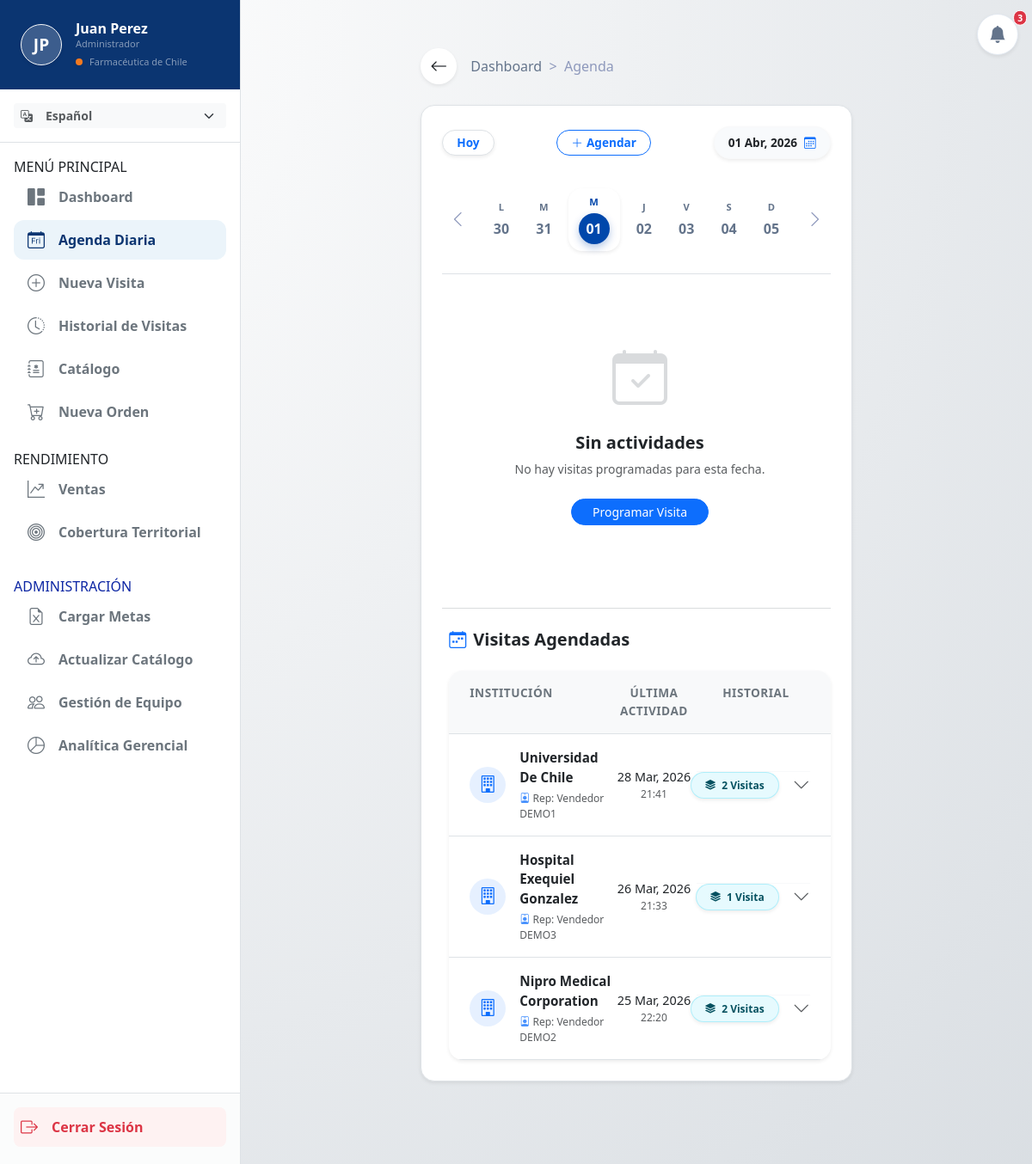
The page /visitas/mi-agenda/ (signed in) on the database as committed earlier.
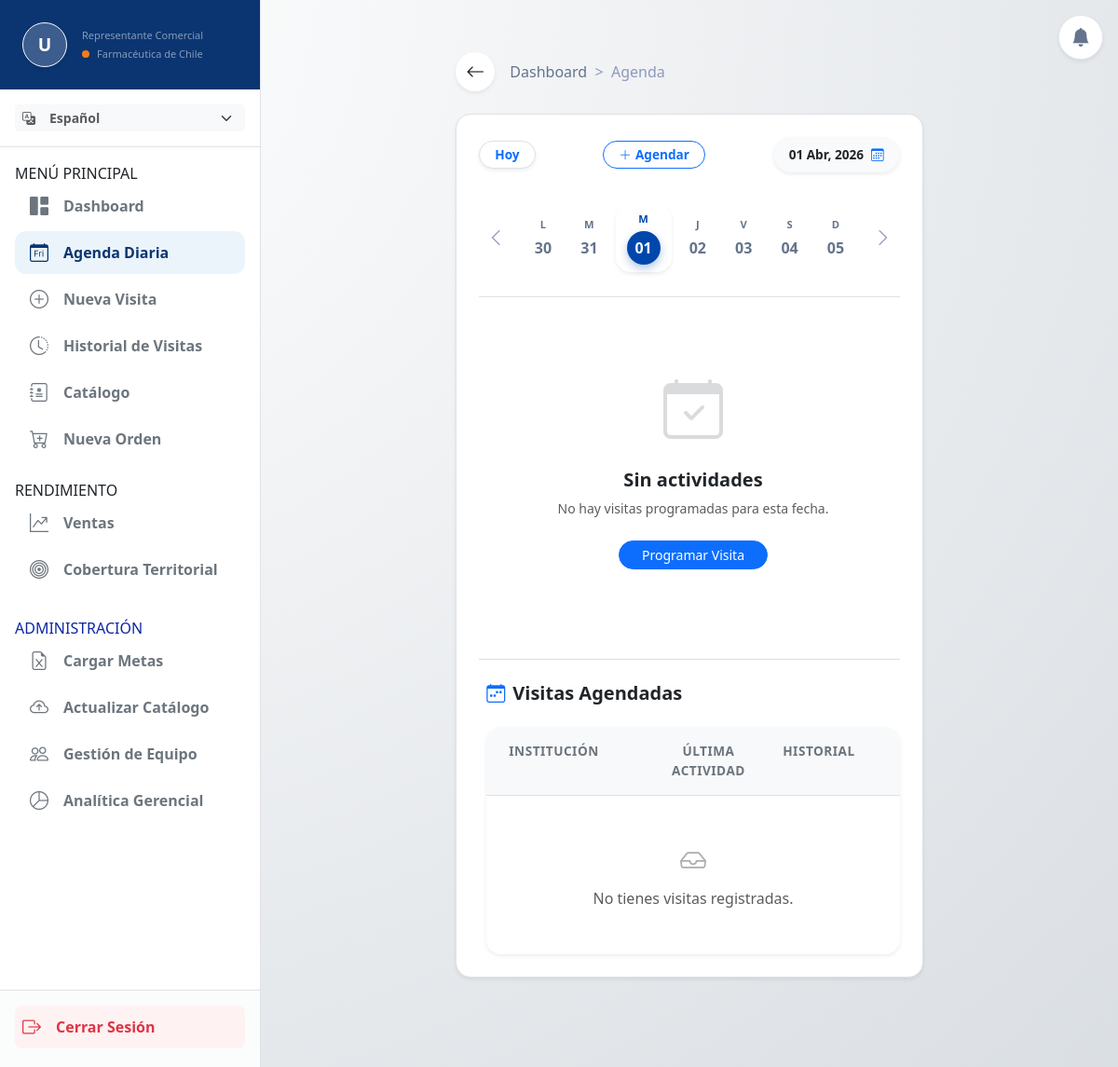
The same page on the database as committed later.
### apps/usuarios/models.py (models this page shows, shortened)
class UsuarioPersonalizado(AbstractUser):
    rol = models.CharField(max_length=50, default='Representante Comercial')
    empresa = models.CharField(max_length=100, default='Farmacéutica de Chile')
    foto_perfil = models.ImageField(upload_to='perfiles/', null=True, blank=True)
    jefe = models.ForeignKey(
        'self',
        on_delete=models.SET_NULL,
        null=True,
        blank=True,
        related_name='equipo',
        help_text="Selecciona al Gerente o Jefe directo de este vendedor."
    )
    @property
    def es_gerente(self):
        roles_jefatura = ['Administrador', 'Gerente', 'Jefe de Ventas']
        return any(palabra in self.rol for palabra in roles_jefatura) or self.is_staff or self.is_superuser

### apps/clientes/models.py (models this page shows, shortened)
class Institucion(models.Model):
    TIPO_OPCIONES = (
        ('Hospital', 'Hospital'),
        ('Clinica', 'Clínica'),
        ('Farmacia', 'Farmacia'),
        ('Centro Medico', 'Centro Médico'),
        ('Otro', 'Otro'),
    )
    nombre = models.CharField(max_length=200)
    razon_social = models.CharField(max_length=255, blank=True, null=True)
    rut = models.CharField(max_length=20, blank=True, null=True)
    comuna = models.CharField(max_length=100, blank=True, null=True)
    direccion = models.CharField(max_length=255, blank=True, null=True)
    tipo = models.CharField(max_length=50, choices=TIPO_OPCIONES, default='Hospital')
    representante = models.ForeignKey(
        settings.AUTH_USER_MODEL,
        on_delete=models.SET_NULL,
        null=True,
        blank=True,
        related_name='instituciones_asignadas'
    )

### apps/visitas/models.py (models this page shows, shortened)
class Visita(models.Model):
    ESTADOS = (
        ('Pendiente', 'Pendiente'),
        ('Realizada', 'Realizada'),
        ('Cancelada', 'Cancelada'),
    )
    representante = models.ForeignKey(settings.AUTH_USER_MODEL, on_delete=models.CASCADE, related_name='visitas')
    institucion = models.ForeignKey(Institucion, on_delete=models.CASCADE, related_name='visitas_programadas')
    contacto = models.ForeignKey(Contacto, on_delete=models.SET_NULL, null=True, blank=True, related_name='visitas')
    razon_social = models.CharField(max_length=255, blank=True, null=True)
    fecha_hora = models.DateTimeField(verbose_name="Fecha y Hora de la visita")
    productos = models.ManyToManyField(Producto, blank=True, related_name='visitas')
    estado = models.CharField(max_length=20, choices=ESTADOS, default='Pendiente')
    notas = models.TextField(blank=True, null=True)
    tipo_gestion = models.CharField(max_length=50, blank=True, null=True, verbose_name="Tipo de Gestión")

class RegistroVisita(models.Model):
    representante = models.ForeignKey(settings.AUTH_USER_MODEL, on_delete=models.CASCADE, related_name='registros_visitas')
    institucion = models.ForeignKey(Institucion, on_delete=models.CASCADE, related_name='registros_visitas')
    contacto = models.ForeignKey(Contacto, on_delete=models.SET_NULL, null=True, blank=True, related_name='registros_visitas')
    fecha_hora = models.DateTimeField(auto_now_add=True, verbose_name="Fecha y Hora Realizada")
    productos = models.ManyToManyField(Producto, blank=True, related_name='registros_visitas')
    notas = models.TextField(blank=True, null=True)
    tipo_gestion = models.CharField(max_length=50, blank=True, null=True, verbose_name="Tipo de Gestión")
    latitud = models.CharField(max_length=50, null=True, blank=True)
    longitud = models.CharField(max_length=50, null=True, blank=True)
    class Meta:
        verbose_name = "Registro de Visita"
        verbose_name_plural = "Registros de Visitas"

### apps/visitas/views.py (the view)
# urls.py: path('mi-agenda/', views.mi_agenda_view, name='mi_agenda'),
@login_required(login_url='usuarios:login')
def mi_agenda_view(request):
    fecha_str = request.GET.get('fecha')
    if fecha_str:
        try:
            fecha_seleccionada = datetime.strptime(fecha_str, '%Y-%m-%d').date()
        except ValueError:
            fecha_seleccionada = timezone.now().date()
    else:
        fecha_seleccionada = timezone.now().date()
    lunes = fecha_seleccionada - timedelta(days=fecha_seleccionada.weekday())
    dias_semana = [lunes + timedelta(days=i) for i in range(7)]
    semana_anterior = fecha_seleccionada - timedelta(days=7)
    semana_siguiente = fecha_seleccionada + timedelta(days=7)
    if request.user.is_superuser:
        vendedores_permitidos = Usuario.objects.all()
    elif getattr(request.user, 'es_gerente', False) or request.user.groups.filter(name='Gerente').exists():
        vendedores_permitidos = Usuario.objects.filter(Q(id=request.user.id) | Q(jefe=request.user))
    else:
        vendedores_permitidos = Usuario.objects.filter(id=request.user.id)
    visitas_agendadas = Visita.objects.filter(
        representante__in=vendedores_permitidos,
        fecha_hora__date=fecha_seleccionada
    )
    visitas_espontaneas = RegistroVisita.objects.filter(
        representante__in=vendedores_permitidos,
        fecha_hora__date=fecha_seleccionada
    )
    for visita in visitas_espontaneas:
        visita.estado = 'Realizada'
    visitas_dia = sorted(
        chain(visitas_agendadas, visitas_espontaneas),
        key=attrgetter('fecha_hora')
    )
    lista_agendadas = Visita.objects.filter(
        representante__in=vendedores_permitidos
    ).exclude(estado='Cancelada')
    lista_espontaneas = RegistroVisita.objects.filter(
        representante__in=vendedores_permitidos
    )
    for v in lista_espontaneas:
        v.estado = 'Realizada'
    todas_las_visitas = sorted(
        chain(lista_agendadas, lista_espontaneas),
        key=attrgetter('fecha_hora'),
        reverse=True
    )[:20] # Traemos los últimos 20 movimientos para agrupar
    visitas_agrupadas = {}
    for visita in todas_las_visitas:
        inst_id = visita.institucion.id
        if inst_id not in visitas_agrupadas:
            visitas_agrupadas[inst_id] = {
                'institucion': visita.institucion,
                'visitas': [], # Aquí guardaremos la lista del historial
                'conteo': 0,
                'ultima_fecha': visita.fecha_hora # Para mostrar cuándo fue la última
            }
        visitas_agrupadas[inst_id]['visitas'].append(visita)
        visitas_agrupadas[inst_id]['conteo'] += 1
    proximas_visitas = list(visitas_agrupadas.values())
    contexto = {
        'fecha_actual': fecha_seleccionada,
        'visitas': visitas_dia,
        'proximas_visitas': proximas_visitas,
        'dias_semana': dias_semana,
        'semana_anterior': semana_anterior,
        'semana_siguiente': semana_siguiente,
    }
    return render(request, 'visitas/agenda.html', contexto)

### apps/visitas/templates/visitas/agenda.html (shortened to what the changed rows need)
{% extends 'base.html' %}
{% load static %}
{% load i18n %}
{% block extra_css %}
<link rel="stylesheet" href="{% static 'css/agenda.css' %}">
{% endblock %}
{% block content %}
<div class="container-fluid px-2 px-md-4 overflow-hidden">
    <div class="row justify-content-center m-0">
        <div class="col-12 col-md-10 col-lg-8 px-0 px-md-2">
            <div class="bg-white p-3 p-md-4 rounded-4 shadow-sm mb-5 w-100 border" style="max-width: 100vw; overflow: visible;">
                <div class="d-flex align-items-center justify-content-between mb-3 mb-md-4 border-bottom pb-3">
                    <div class="date-strip d-flex justify-content-around flex-grow-1 mx-1 mx-md-2">
                        {% for dia in dias_semana %}
                            <a href="?fecha={{ dia|date:'Y-m-d' }}" class="date-item text-decoration-none {% if dia == fecha_actual %}active shadow-sm{% endif %}">
                                <span class="date-day text-uppercase fw-bold" style="font-size: 0.7rem;">{{ dia|date:"D"|slice:":1" }}</span>
                                <span class="date-number fw-bolder">{{ dia|date:"d" }}</span>
                            </a>
                        {% endfor %}
                    </div>
                </div>
                <div class="proximas-visitas-container ps-1 ps-md-2">
                    <div class="card border-0 shadow-sm rounded-4 overflow-hidden mb-0">
                        <div class="d-flex flex-column">
                            {% for grupo in proximas_visitas %}
                            <div class="fila-acordeon border-bottom text-dark"
                                data-bs-toggle="collapse"
                                data-bs-target="#historial-{{ grupo.institucion.id }}"
                                aria-expanded="false">
                                <div class="d-flex flex-column flex-md-row align-items-md-center px-3 py-3 px-md-4 gap-2 gap-md-0">
                                    <div class="col-12 col-md-5 d-flex align-items-center">
                                        <div class="bg-primary bg-opacity-10 text-primary rounded-circle d-flex align-items-center justify-content-center me-3 flex-shrink-0" style="width: 42px; height: 42px;">
                                            <i class="bi bi-building fs-5"></i>
                                        </div>
                                        <div>
                                            <div class="fw-bold text-dark" style="font-size: 0.95rem;">{{ grupo.institucion.nombre|title }}</div>
                                            <div class="small text-muted mt-1" style="font-size: 0.75rem;">
                                                {% if request.user.is_superuser or request.user.es_gerente %}
                                                    <i class="bi bi-person-badge text-primary opacity-75"></i> Rep: {{ grupo.institucion.representante.get_full_name|default:grupo.institucion.representante.username }}
                                                {% else %}
                                                    ID: {{ grupo.institucion.rut }}
                                                {% endif %}
                                            </div>
                                        </div>
                                    </div>
                                    <div class="col-12 col-md-3 d-flex justify-content-between justify-content-md-center align-items-center mt-2 mt-md-0">
                                        <div class="text-end text-md-center">
                                            <div class="fw-medium text-dark" style="font-size: 0.9rem;">{{ grupo.ultima_fecha|date:"d M, Y" }}</div>
                                            <div class="text-muted small" style="font-size: 0.75rem;">{{ grupo.ultima_fecha|date:"H:i" }}</div>
                                        </div>
                                    </div>
                                    <div class="col-12 col-md-4 d-flex justify-content-between justify-content-md-end align-items-center mt-2 mt-md-0 pt-2 pt-md-0 border-top border-md-0 border-light">
                                        <div class="d-flex align-items-center gap-3">
                                            <span class="badge bg-info bg-opacity-10 text-info-emphasis border border-info border-opacity-25 rounded-pill px-3 py-2 fw-semibold shadow-sm">
                                                <i class="bi bi-stack me-1"></i> {{ grupo.conteo }} Visita{{ grupo.conteo|pluralize }}
                                            </span>
                                            <i class="bi bi-chevron-down fs-5 icono-flecha transition-transform text-muted"></i>
                                        </div>
                                    </div>
                                </div>
                            </div>
                            {% empty %}
                            <div class="text-center py-5 text-muted">
                                <i class="bi bi-inbox fs-3 d-block mb-2 opacity-50"></i>
                                No tienes visitas registradas.
                            </div>
                            {% endfor %}
                        </div>
                    </div>
                </div>
                </div> </div>
    </div>
</div>
{% endblock %}

### templates/base.html (shortened to what the changed rows need)
{% load static %}
{% load i18n %}
<!DOCTYPE html>
<html lang="{{ LANGUAGE_CODE }}">
<head>
    <link href="https://cdn.jsdelivr.net/npm/bootstrap@5.3.2/dist/css/bootstrap.min.css" rel="stylesheet">
    <link rel="stylesheet" href="https://cdn.jsdelivr.net/npm/bootstrap-icons@1.11.1/font/bootstrap-icons.css">
    <link rel="stylesheet" href="{% static 'css/style.css' %}">
    {% block extra_css %}{% endblock %}
</head>
<body>
    <div class="d-none d-lg-block position-fixed p-3" style="top: 0; right: 0; z-index: 1040;">
        <div class="dropdown bg-white rounded-circle shadow-sm d-flex justify-content-center align-items-center transition-hover" style="width: 48px; height: 48px; border: 1px solid #e2e8f0;">
            <a href="#" class="text-secondary position-relative text-decoration-none d-flex align-items-center w-100 h-100 justify-content-center" id="dropdownDesktop" data-bs-toggle="dropdown" aria-expanded="false">
                <i class="bi bi-bell-fill fs-5" style="color: #64748b;"></i>
                {% if total_notificaciones > 0 %}
                <span class="position-absolute top-0 start-100 translate-middle badge rounded-pill bg-danger border border-white" style="font-size: 0.65rem; padding: 0.25em 0.4em; transform: translate(-30%, -30%) !important;">
                    {{ total_notificaciones }}
                </span>
                {% endif %}
            </a>
        </div>
    </div>
    <div class="offcanvas-lg offcanvas-start bg-white border-end h-100" tabindex="-1" id="sidebarMenu" style="width: 280px;">
        <div class="d-flex flex-column h-100">
            <div class="bg-brand-blue text-white p-4 pt-lg-4 pt-5 mt-lg-0 mt-3">
                <div class="d-flex align-items-center gap-3">
                    <div class="rounded-circle d-flex justify-content-center align-items-center border border-light shadow-sm overflow-hidden" style="width: 48px; height: 48px; background: rgba(255,255,255,0.2); font-size: 1.2rem; font-weight: bold;">
                        {% if user.foto_perfil %}
                            <img src="{{ user.foto_perfil.url }}" alt="Avatar" class="w-100 h-100" style="object-fit: cover;">
                        {% else %}
                            {{ user.first_name|make_list|first|default:"U" }}{{ user.last_name|make_list|first|default:"" }}
                        {% endif %}
                    </div>
                    <div>
                        <h6 class="mb-0 fw-bold">{{ user.first_name }} {{ user.last_name }}</h6>
                        <small class="text-white-50 d-block" style="font-size: 11px;">{{ user.rol }}</small>
                        <div class="d-flex align-items-center gap-2 mt-1">
                            <div class="rounded-circle bg-brand-orange shadow-sm" style="width: 8px; height: 8px;"></div>
                            <small class="text-white-50 text-truncate" style="font-size: 11px; max-width: 140px;">{{ user.empresa }}</small>
                        </div>
                    </div>
                </div>
            </div>
                            {% get_current_language as CURRENT_LANG %}
                            {% get_available_languages as LANGUAGES %}
        </div>
    </div>
    <main class="pt-5 pt-lg-0">
        <div class="container-fluid p-3 p-md-4 p-lg-5 mt-4 mt-lg-0">
            {% block content %}
            {% endblock %}
        </div>
    </main>
</body>
</html>

Rows that differ between the two databases and show on the page:
no longer on this page (row unchanged): Institucion: institucion.nombre "Universidad De Chile", institucion.representante.get_full_name "Vendedor DEMO1", ultima_fecha "28 Mar, 2026", ultima_fecha "21:41", conteo "2"
no longer on this page (row unchanged): Institucion: institucion.nombre "Hospital Exequiel Gonzalez", institucion.representante.get_full_name "Vendedor DEMO3", ultima_fecha "26 Mar, 2026", ultima_fecha "21:33", conteo "1"
no longer on this page (row unchanged): Institucion: institucion.nombre "Nipro Medical Corporation", institucion.representante.get_full_name "Vendedor DEMO2", ultima_fecha "25 Mar, 2026", ultima_fecha "22:20", conteo "2"
changed UsuarioPersonalizado "Farmacéutica de Chile": first_name|make_list "J" → "U"; rol "Administrador" → "Representante Comercial"; last_name|make_list "P" → (not shown); first_name "Juan" → (not shown); last_name "Perez" → (not shown)
Other text that changed with them:
{{ total_notificaciones }}: "3" → (not shown)
text now shown: "No tienes visitas registradas."
